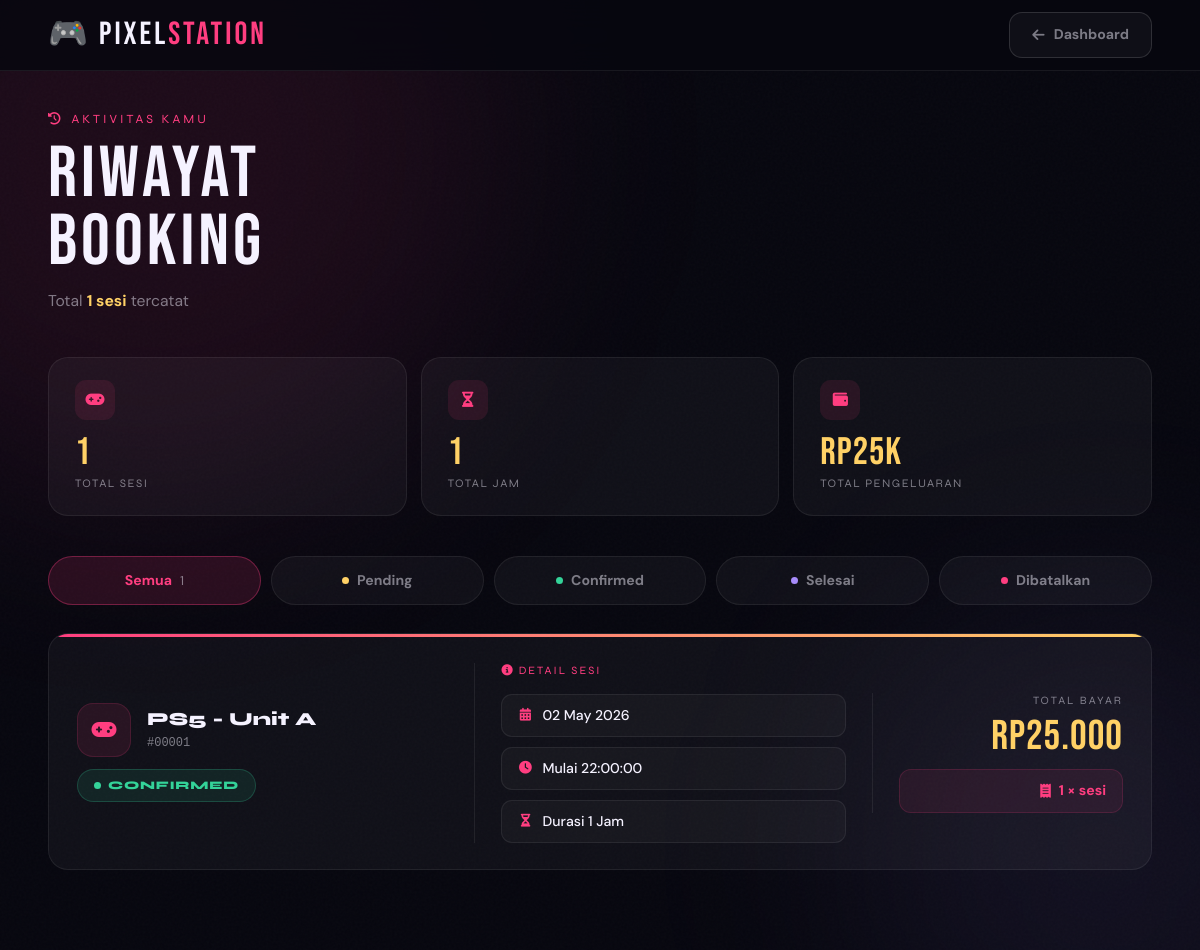
/user/riwayat.php (signed in), run on the app's committed database.
### tables this page shows
CREATE TABLE `bookings` (
  `id` int(11) NOT NULL,
  `user_id` int(11) NOT NULL,
  `ps_id` int(11) NOT NULL,
  `tanggal` date NOT NULL,
  `jam_mulai` time NOT NULL,
  `durasi` int(11) NOT NULL,
  `total_harga` int(11) NOT NULL,
  `status` enum('pending','confirmed','selesai','batal') DEFAULT 'pending',
  `created_at` timestamp NOT NULL DEFAULT current_timestamp()
);

CREATE TABLE `playstations` (
  `id` int(11) NOT NULL,
  `nama_ps` varchar(100) NOT NULL,
  `harga_per_jam` int(11) NOT NULL,
  `status` enum('tersedia','terpakai') DEFAULT 'tersedia',
  `created_at` timestamp NOT NULL DEFAULT current_timestamp()
);

### user/riwayat.php (the view, shortened to what this page needs)
<?php
include "../config/koneksi.php";
$user_id = $_SESSION['id'];
$result = mysqli_query($conn, "
    SELECT bookings.*, playstations.nama_ps
    FROM bookings
    JOIN playstations ON bookings.ps_id = playstations.id
    WHERE bookings.user_id='$user_id'
    ORDER BY bookings.id DESC
");
$total_rows  = mysqli_num_rows($result);
$rows        = [];
$total_spent = 0;
$total_hours = 0;
while ($r = mysqli_fetch_assoc($result)) {
    $rows[]       = $r;
    $total_spent += $r['total_harga'];
    $total_hours += $r['durasi'];
}
?>
<!DOCTYPE html>
<html lang="id">
<head>
<link href="https://cdn.jsdelivr.net/npm/bootstrap@5.3.0/dist/css/bootstrap.min.css" rel="stylesheet">
<link rel="stylesheet" href="https://cdnjs.cloudflare.com/ajax/libs/font-awesome/6.4.0/css/all.min.css">
</head>
<body>
<div class="gl gl-1"></div>
<div class="gl gl-2"></div>
<header class="topbar">
    <div class="topbar-inner">
        <a class="brand" href="dashboard-user.php">🎮 PIXEL<em>STATION</em></a>
        <a class="btn-back" href="dashboard-user.php">
            <i class="fa-solid fa-arrow-left"></i>
            <span class="lbl">Dashboard</span>
        </a>
    </div>
</header>
<div class="page">
    <div class="ph">
        <div class="ph-label"><i class="fa-solid fa-clock-rotate-left"></i> Aktivitas Kamu</div>
        <div class="ph-title">Riwayat<br>Booking</div>
        <?php if($total_rows > 0): ?>
        <div class="ph-sub">Total <strong><?= $total_rows ?> sesi</strong> tercatat</div>
        <?php endif; ?>
    </div>
    <?php if($total_rows === 0): ?>
    <div class="empty">
        <div class="empty-box">🎮</div>
        <div class="empty-title">Belum Ada Booking</div>
        <div class="empty-body">Kamu belum punya riwayat booking.<br>Yuk mulai sesi pertamamu!</div>
        <a href="booking-user.php" class="btn-cta"><i class="fa-solid fa-gamepad"></i> Booking Sekarang</a>
    </div>
    <?php else: ?>
    <div class="stats">
        <div class="sbox">
            <div class="sbox-icon"><i class="fa-solid fa-gamepad"></i></div>
            <div class="sbox-num"><?= $total_rows ?></div>
            <div class="sbox-lbl">Total Sesi</div>
        </div>
        <div class="sbox">
            <div class="sbox-icon"><i class="fa-solid fa-hourglass-half"></i></div>
            <div class="sbox-num"><?= $total_hours ?></div>
            <div class="sbox-lbl">Total Jam</div>
        </div>
        <div class="sbox">
            <div class="sbox-icon"><i class="fa-solid fa-wallet"></i></div>
            <div class="sbox-num">Rp<?= number_format($total_spent/1000,0) ?>K</div>
            <div class="sbox-lbl">Total Pengeluaran</div>
        </div>
    </div>
    <div class="filter-wrap">
        <div class="filter-bar">
            <div class="chip active" data-filter="all">
                Semua <span style="color:var(--muted);font-weight:400;font-size:.8rem;"><?= $total_rows ?></span>
            </div>
            <div class="chip" data-filter="pending">
                <span class="chip-dot" style="background:var(--yellow)"></span>Pending
            </div>
            <div class="chip" data-filter="confirmed">
                <span class="chip-dot" style="background:var(--green)"></span>Confirmed
            </div>
            <div class="chip" data-filter="done">
                <span class="chip-dot" style="background:var(--purple)"></span>Selesai
            </div>
            <div class="chip" data-filter="cancelled">
                <span class="chip-dot" style="background:var(--pink)"></span>Dibatalkan
            </div>
        </div>
    </div>
    <div class="blist" id="blist">
    <?php foreach($rows as $d):
        $status = strtolower($d['status']);
        if($status=='confirmed')     $lbl='Confirmed';
        elseif($status=='cancelled') $lbl='Dibatalkan';
        elseif($status=='done')      $lbl='Selesai';
        else                         $lbl='Pending';
        $tgl = date('d M Y', strtotime($d['tanggal']));
    ?>
    <div class="brow" data-status="<?= $status ?>">
        <div class="bcard">
            <div class="bcard-line"></div>
            <div class="bcard-body">
                <div class="bcard-col">
                    <div class="ps-row">
                        <div class="ps-ava"><i class="fa-solid fa-gamepad"></i></div>
                        <div>
                            <div class="ps-name"><?= htmlspecialchars($d['nama_ps']) ?></div>
                            <div class="ps-id">#<?= str_pad($d['id'],5,'0',STR_PAD_LEFT) ?></div>
                        </div>
                    </div>
                    <div class="sbadge <?= $status ?>">
                        <span class="sd"></span><?= $lbl ?>
                    </div>
                </div>
                <div class="bcard-col">
                    <div class="meta-title"><i class="fa-solid fa-circle-info me-1"></i>Detail Sesi</div>
                    <div class="mpills">
                        <div class="mpill">
                            <i class="fa-solid fa-calendar-days"></i>
                            <span class="mpill-val"><?= $tgl ?></span>
                        </div>
                        <div class="mpill">
                            <i class="fa-solid fa-clock"></i>
                            <span class="mpill-val">Mulai <?= $d['jam_mulai'] ?></span>
                        </div>
                        <div class="mpill">
                            <i class="fa-solid fa-hourglass-half"></i>
                            <span class="mpill-val">Durasi <?= $d['durasi'] ?> Jam</span>
                        </div>
                    </div>
                </div>
                <div class="bcard-col">
                    <div class="price-col">
                        <div>
                            <div class="price-lbl">Total Bayar</div>
                            <div class="price-val">Rp<?= number_format($d['total_harga'],0,',','.') ?></div>
                        </div>
                        <div class="dur-pill">
                            <i class="fa-solid fa-receipt"></i>
                            <?= $d['durasi'] ?> × sesi
                        </div>
                    </div>
                </div>
            </div>
        </div>
    </div>
    <?php endforeach; ?>
    </div>
    <?php endif; ?>
</div>
</body>
</html>

### data on the page
bookings: ps.nama_ps "PS5 - Unit A", id "00001", status "CONFIRMED", tanggal "02 May 2026", jam_mulai "22:00:00", durasi "1", total_harga "25.000"

### other printed values
$total_rows "1"
$total_hours "1"
$total_spent/1000 "25"
